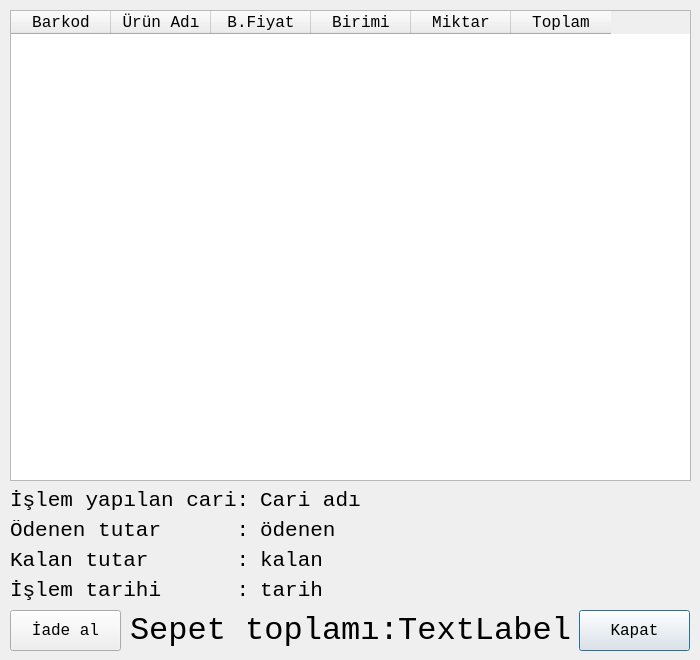
<?xml version="1.0" encoding="UTF-8"?>
<ui version="4.0">
 <class>SatisGosterDialog</class>
 <widget class="QDialog" name="SatisGosterDialog">
  <property name="geometry">
   <rect>
    <x>0</x>
    <y>0</y>
    <width>700</width>
    <height>660</height>
   </rect>
  </property>
  <property name="minimumSize">
   <size>
    <width>700</width>
    <height>660</height>
   </size>
  </property>
  <property name="maximumSize">
   <size>
    <width>700</width>
    <height>660</height>
   </size>
  </property>
  <property name="font">
   <font>
    <family>Monospace</family>
    <pointsize>12</pointsize>
   </font>
  </property>
  <property name="windowTitle">
   <string>Satılan sepet</string>
  </property>
  <property name="windowIcon">
   <iconset resource="images.qrc">
    <normaloff>:/images/ui/mhss.png</normaloff>:/images/ui/mhss.png</iconset>
  </property>
  <widget class="QTableWidget" name="sepetTableWidget">
   <property name="geometry">
    <rect>
     <x>10</x>
     <y>10</y>
     <width>681</width>
     <height>471</height>
    </rect>
   </property>
   <property name="minimumSize">
    <size>
     <width>681</width>
     <height>0</height>
    </size>
   </property>
   <property name="autoFillBackground">
    <bool>false</bool>
   </property>
   <property name="editTriggers">
    <set>QAbstractItemView::NoEditTriggers</set>
   </property>
   <property name="alternatingRowColors">
    <bool>true</bool>
   </property>
   <property name="selectionBehavior">
    <enum>QAbstractItemView::SelectRows</enum>
   </property>
   <attribute name="horizontalHeaderCascadingSectionResizes">
    <bool>false</bool>
   </attribute>
   <attribute name="horizontalHeaderMinimumSectionSize">
    <number>10</number>
   </attribute>
   <attribute name="horizontalHeaderDefaultSectionSize">
    <number>100</number>
   </attribute>
   <attribute name="horizontalHeaderHighlightSections">
    <bool>false</bool>
   </attribute>
   <column>
    <property name="text">
     <string>Barkod</string>
    </property>
   </column>
   <column>
    <property name="text">
     <string>Ürün Adı</string>
    </property>
   </column>
   <column>
    <property name="text">
     <string>B.Fiyat</string>
    </property>
    <property name="textAlignment">
     <set>AlignCenter</set>
    </property>
   </column>
   <column>
    <property name="text">
     <string>Birimi</string>
    </property>
    <property name="textAlignment">
     <set>AlignCenter</set>
    </property>
   </column>
   <column>
    <property name="text">
     <string>Miktar</string>
    </property>
    <property name="textAlignment">
     <set>AlignCenter</set>
    </property>
   </column>
   <column>
    <property name="text">
     <string>Toplam</string>
    </property>
    <property name="textAlignment">
     <set>AlignCenter</set>
    </property>
   </column>
  </widget>
  <widget class="QPushButton" name="kapatpushButton">
   <property name="geometry">
    <rect>
     <x>579</x>
     <y>610</y>
     <width>111</width>
     <height>41</height>
    </rect>
   </property>
   <property name="text">
    <string>Kapat</string>
   </property>
   <property name="icon">
    <iconset resource="images.qrc">
     <normaloff>:/images/ui/check.png</normaloff>:/images/ui/check.png</iconset>
   </property>
   <property name="iconSize">
    <size>
     <width>24</width>
     <height>24</height>
    </size>
   </property>
  </widget>
  <widget class="QPushButton" name="iadepushButton">
   <property name="geometry">
    <rect>
     <x>10</x>
     <y>610</y>
     <width>111</width>
     <height>41</height>
    </rect>
   </property>
   <property name="text">
    <string>İade al</string>
   </property>
   <property name="icon">
    <iconset resource="images.qrc">
     <normaloff>:/images/ui/cash-back.png</normaloff>:/images/ui/cash-back.png</iconset>
   </property>
   <property name="iconSize">
    <size>
     <width>24</width>
     <height>24</height>
    </size>
   </property>
  </widget>
  <widget class="QLabel" name="faturaTutarlabel">
   <property name="geometry">
    <rect>
     <x>390</x>
     <y>610</y>
     <width>181</width>
     <height>41</height>
    </rect>
   </property>
   <property name="font">
    <font>
     <family>Monospace</family>
     <pointsize>24</pointsize>
    </font>
   </property>
   <property name="text">
    <string>TextLabel</string>
   </property>
   <property name="alignment">
    <set>Qt::AlignRight|Qt::AlignTrailing|Qt::AlignVCenter</set>
   </property>
  </widget>
  <widget class="QLabel" name="faturaTutarlabel_2">
   <property name="geometry">
    <rect>
     <x>130</x>
     <y>610</y>
     <width>281</width>
     <height>41</height>
    </rect>
   </property>
   <property name="font">
    <font>
     <family>Monospace</family>
     <pointsize>24</pointsize>
    </font>
   </property>
   <property name="text">
    <string>Sepet toplamı:</string>
   </property>
   <property name="alignment">
    <set>Qt::AlignLeading|Qt::AlignLeft|Qt::AlignVCenter</set>
   </property>
  </widget>
  <widget class="QLabel" name="faturaTutarlabel_3">
   <property name="geometry">
    <rect>
     <x>10</x>
     <y>490</y>
     <width>241</width>
     <height>21</height>
    </rect>
   </property>
   <property name="font">
    <font>
     <family>Monospace</family>
     <pointsize>16</pointsize>
    </font>
   </property>
   <property name="text">
    <string>İşlem yapılan cari:</string>
   </property>
   <property name="alignment">
    <set>Qt::AlignLeading|Qt::AlignLeft|Qt::AlignVCenter</set>
   </property>
  </widget>
  <widget class="QLabel" name="islemYapilanCariLabel">
   <property name="geometry">
    <rect>
     <x>260</x>
     <y>490</y>
     <width>431</width>
     <height>21</height>
    </rect>
   </property>
   <property name="font">
    <font>
     <family>Monospace</family>
     <pointsize>16</pointsize>
    </font>
   </property>
   <property name="text">
    <string>Cari adı</string>
   </property>
   <property name="alignment">
    <set>Qt::AlignLeading|Qt::AlignLeft|Qt::AlignVCenter</set>
   </property>
  </widget>
  <widget class="QLabel" name="faturaTutarlabel_4">
   <property name="geometry">
    <rect>
     <x>10</x>
     <y>520</y>
     <width>241</width>
     <height>21</height>
    </rect>
   </property>
   <property name="font">
    <font>
     <family>Monospace</family>
     <pointsize>16</pointsize>
    </font>
   </property>
   <property name="text">
    <string>Ödenen tutar      :</string>
   </property>
   <property name="alignment">
    <set>Qt::AlignLeading|Qt::AlignLeft|Qt::AlignVCenter</set>
   </property>
  </widget>
  <widget class="QLabel" name="faturaTutarlabel_5">
   <property name="geometry">
    <rect>
     <x>10</x>
     <y>550</y>
     <width>241</width>
     <height>21</height>
    </rect>
   </property>
   <property name="font">
    <font>
     <family>Monospace</family>
     <pointsize>16</pointsize>
    </font>
   </property>
   <property name="text">
    <string>Kalan tutar       :</string>
   </property>
   <property name="alignment">
    <set>Qt::AlignLeading|Qt::AlignLeft|Qt::AlignVCenter</set>
   </property>
  </widget>
  <widget class="QLabel" name="odenenLabel">
   <property name="geometry">
    <rect>
     <x>260</x>
     <y>520</y>
     <width>431</width>
     <height>21</height>
    </rect>
   </property>
   <property name="font">
    <font>
     <family>Monospace</family>
     <pointsize>16</pointsize>
    </font>
   </property>
   <property name="text">
    <string>ödenen</string>
   </property>
   <property name="alignment">
    <set>Qt::AlignLeading|Qt::AlignLeft|Qt::AlignVCenter</set>
   </property>
  </widget>
  <widget class="QLabel" name="kalanLabel">
   <property name="geometry">
    <rect>
     <x>260</x>
     <y>550</y>
     <width>431</width>
     <height>21</height>
    </rect>
   </property>
   <property name="font">
    <font>
     <family>Monospace</family>
     <pointsize>16</pointsize>
    </font>
   </property>
   <property name="text">
    <string>kalan</string>
   </property>
   <property name="alignment">
    <set>Qt::AlignLeading|Qt::AlignLeft|Qt::AlignVCenter</set>
   </property>
  </widget>
  <widget class="QLabel" name="faturaTutarlabel_6">
   <property name="geometry">
    <rect>
     <x>10</x>
     <y>580</y>
     <width>241</width>
     <height>21</height>
    </rect>
   </property>
   <property name="font">
    <font>
     <family>Monospace</family>
     <pointsize>16</pointsize>
    </font>
   </property>
   <property name="text">
    <string>İşlem tarihi      :</string>
   </property>
   <property name="alignment">
    <set>Qt::AlignLeading|Qt::AlignLeft|Qt::AlignVCenter</set>
   </property>
  </widget>
  <widget class="QLabel" name="tarihLabel">
   <property name="geometry">
    <rect>
     <x>260</x>
     <y>580</y>
     <width>431</width>
     <height>21</height>
    </rect>
   </property>
   <property name="font">
    <font>
     <family>Monospace</family>
     <pointsize>16</pointsize>
    </font>
   </property>
   <property name="text">
    <string>tarih</string>
   </property>
   <property name="alignment">
    <set>Qt::AlignLeading|Qt::AlignLeft|Qt::AlignVCenter</set>
   </property>
  </widget>
 </widget>
 <resources>
  <include location="images.qrc"/>
 </resources>
 <connections/>
</ui>
